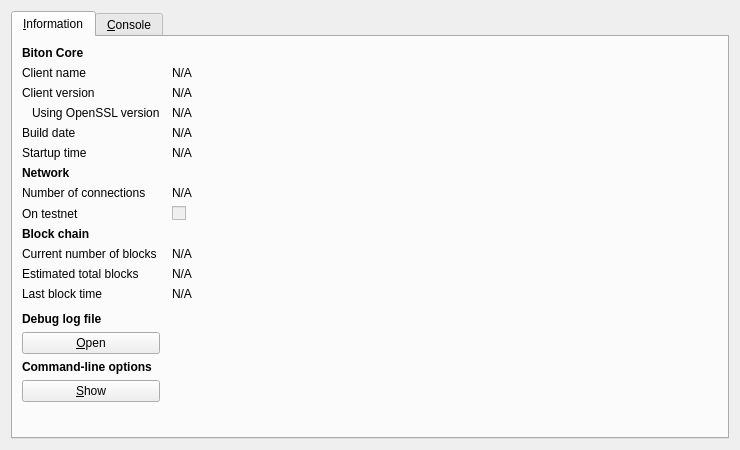
<?xml version="1.0" encoding="UTF-8"?>
<ui version="4.0">
 <class>RPCConsole</class>
 <widget class="QDialog" name="RPCConsole">
  <property name="geometry">
   <rect>
    <x>0</x>
    <y>0</y>
    <width>740</width>
    <height>450</height>
   </rect>
  </property>
  <property name="windowTitle">
   <string>Biton - Debug window</string>
  </property>
  <layout class="QVBoxLayout" name="verticalLayout_2">
   <item>
    <widget class="QTabWidget" name="tabWidget">
     <property name="currentIndex">
      <number>0</number>
     </property>
     <widget class="QWidget" name="tab_info">
      <attribute name="title">
       <string>&amp;Information</string>
      </attribute>
      <layout class="QGridLayout" name="gridLayout" columnstretch="0,1">
       <property name="horizontalSpacing">
        <number>12</number>
       </property>
       <item row="0" column="0">
        <widget class="QLabel" name="label_9">
         <property name="font">
          <font>
           <weight>75</weight>
           <bold>true</bold>
          </font>
         </property>
         <property name="text">
          <string>Biton Core</string>
         </property>
        </widget>
       </item>
       <item row="1" column="0">
        <widget class="QLabel" name="label_5">
         <property name="text">
          <string>Client name</string>
         </property>
        </widget>
       </item>
       <item row="1" column="1">
        <widget class="QLabel" name="clientName">
         <property name="cursor">
          <cursorShape>IBeamCursor</cursorShape>
         </property>
         <property name="text">
          <string>N/A</string>
         </property>
         <property name="textFormat">
          <enum>Qt::PlainText</enum>
         </property>
         <property name="textInteractionFlags">
          <set>Qt::LinksAccessibleByMouse|Qt::TextSelectableByKeyboard|Qt::TextSelectableByMouse</set>
         </property>
        </widget>
       </item>
       <item row="2" column="0">
        <widget class="QLabel" name="label_6">
         <property name="text">
          <string>Client version</string>
         </property>
        </widget>
       </item>
       <item row="2" column="1">
        <widget class="QLabel" name="clientVersion">
         <property name="cursor">
          <cursorShape>IBeamCursor</cursorShape>
         </property>
         <property name="text">
          <string>N/A</string>
         </property>
         <property name="textFormat">
          <enum>Qt::PlainText</enum>
         </property>
         <property name="textInteractionFlags">
          <set>Qt::LinksAccessibleByMouse|Qt::TextSelectableByKeyboard|Qt::TextSelectableByMouse</set>
         </property>
        </widget>
       </item>
       <item row="3" column="0">
        <widget class="QLabel" name="label_14">
         <property name="text">
          <string>Using OpenSSL version</string>
         </property>
         <property name="indent">
          <number>10</number>
         </property>
        </widget>
       </item>
       <item row="3" column="1">
        <widget class="QLabel" name="openSSLVersion">
         <property name="cursor">
          <cursorShape>IBeamCursor</cursorShape>
         </property>
         <property name="text">
          <string>N/A</string>
         </property>
         <property name="textFormat">
          <enum>Qt::PlainText</enum>
         </property>
         <property name="textInteractionFlags">
          <set>Qt::LinksAccessibleByMouse|Qt::TextSelectableByKeyboard|Qt::TextSelectableByMouse</set>
         </property>
        </widget>
       </item>
       <item row="4" column="0">
        <widget class="QLabel" name="label_12">
         <property name="text">
          <string>Build date</string>
         </property>
        </widget>
       </item>
       <item row="4" column="1">
        <widget class="QLabel" name="buildDate">
         <property name="cursor">
          <cursorShape>IBeamCursor</cursorShape>
         </property>
         <property name="text">
          <string>N/A</string>
         </property>
         <property name="textFormat">
          <enum>Qt::PlainText</enum>
         </property>
         <property name="textInteractionFlags">
          <set>Qt::LinksAccessibleByMouse|Qt::TextSelectableByKeyboard|Qt::TextSelectableByMouse</set>
         </property>
        </widget>
       </item>
       <item row="5" column="0">
        <widget class="QLabel" name="label_13">
         <property name="text">
          <string>Startup time</string>
         </property>
        </widget>
       </item>
       <item row="5" column="1">
        <widget class="QLabel" name="startupTime">
         <property name="cursor">
          <cursorShape>IBeamCursor</cursorShape>
         </property>
         <property name="text">
          <string>N/A</string>
         </property>
         <property name="textFormat">
          <enum>Qt::PlainText</enum>
         </property>
         <property name="textInteractionFlags">
          <set>Qt::LinksAccessibleByMouse|Qt::TextSelectableByKeyboard|Qt::TextSelectableByMouse</set>
         </property>
        </widget>
       </item>
       <item row="6" column="0">
        <widget class="QLabel" name="label_11">
         <property name="font">
          <font>
           <weight>75</weight>
           <bold>true</bold>
          </font>
         </property>
         <property name="text">
          <string>Network</string>
         </property>
        </widget>
       </item>
       <item row="7" column="0">
        <widget class="QLabel" name="label_7">
         <property name="text">
          <string>Number of connections</string>
         </property>
        </widget>
       </item>
       <item row="7" column="1">
        <widget class="QLabel" name="numberOfConnections">
         <property name="cursor">
          <cursorShape>IBeamCursor</cursorShape>
         </property>
         <property name="text">
          <string>N/A</string>
         </property>
         <property name="textFormat">
          <enum>Qt::PlainText</enum>
         </property>
         <property name="textInteractionFlags">
          <set>Qt::LinksAccessibleByMouse|Qt::TextSelectableByKeyboard|Qt::TextSelectableByMouse</set>
         </property>
        </widget>
       </item>
       <item row="8" column="0">
        <widget class="QLabel" name="label_8">
         <property name="text">
          <string>On testnet</string>
         </property>
        </widget>
       </item>
       <item row="8" column="1">
        <widget class="QCheckBox" name="isTestNet">
         <property name="enabled">
          <bool>false</bool>
         </property>
         <property name="text">
          <string/>
         </property>
        </widget>
       </item>
       <item row="9" column="0">
        <widget class="QLabel" name="label_10">
         <property name="font">
          <font>
           <weight>75</weight>
           <bold>true</bold>
          </font>
         </property>
         <property name="text">
          <string>Block chain</string>
         </property>
        </widget>
       </item>
       <item row="10" column="0">
        <widget class="QLabel" name="label_3">
         <property name="text">
          <string>Current number of blocks</string>
         </property>
        </widget>
       </item>
       <item row="10" column="1">
        <widget class="QLabel" name="numberOfBlocks">
         <property name="cursor">
          <cursorShape>IBeamCursor</cursorShape>
         </property>
         <property name="text">
          <string>N/A</string>
         </property>
         <property name="textFormat">
          <enum>Qt::PlainText</enum>
         </property>
         <property name="textInteractionFlags">
          <set>Qt::LinksAccessibleByMouse|Qt::TextSelectableByKeyboard|Qt::TextSelectableByMouse</set>
         </property>
        </widget>
       </item>
       <item row="11" column="0">
        <widget class="QLabel" name="label_4">
         <property name="text">
          <string>Estimated total blocks</string>
         </property>
        </widget>
       </item>
       <item row="11" column="1">
        <widget class="QLabel" name="totalBlocks">
         <property name="cursor">
          <cursorShape>IBeamCursor</cursorShape>
         </property>
         <property name="text">
          <string>N/A</string>
         </property>
         <property name="textFormat">
          <enum>Qt::PlainText</enum>
         </property>
         <property name="textInteractionFlags">
          <set>Qt::LinksAccessibleByMouse|Qt::TextSelectableByKeyboard|Qt::TextSelectableByMouse</set>
         </property>
        </widget>
       </item>
       <item row="12" column="0">
        <widget class="QLabel" name="label_2">
         <property name="text">
          <string>Last block time</string>
         </property>
        </widget>
       </item>
       <item row="12" column="1">
        <widget class="QLabel" name="lastBlockTime">
         <property name="cursor">
          <cursorShape>IBeamCursor</cursorShape>
         </property>
         <property name="text">
          <string>N/A</string>
         </property>
         <property name="textFormat">
          <enum>Qt::PlainText</enum>
         </property>
         <property name="textInteractionFlags">
          <set>Qt::LinksAccessibleByMouse|Qt::TextSelectableByKeyboard|Qt::TextSelectableByMouse</set>
         </property>
        </widget>
       </item>
       <item row="13" column="0">
        <spacer name="verticalSpacer_2">
         <property name="orientation">
          <enum>Qt::Vertical</enum>
         </property>
         <property name="sizeHint" stdset="0">
          <size>
           <width>20</width>
           <height>20</height>
          </size>
         </property>
        </spacer>
       </item>
       <item row="14" column="0">
        <widget class="QLabel" name="labelDebugLogfile">
         <property name="font">
          <font>
           <weight>75</weight>
           <bold>true</bold>
          </font>
         </property>
         <property name="text">
          <string>Debug log file</string>
         </property>
        </widget>
       </item>
       <item row="15" column="0">
        <widget class="QPushButton" name="openDebugLogfileButton">
         <property name="toolTip">
          <string>Open the Biton debug log file from the current data directory. This can take a few seconds for large log files.</string>
         </property>
         <property name="text">
          <string>&amp;Open</string>
         </property>
         <property name="autoDefault">
          <bool>false</bool>
         </property>
        </widget>
       </item>
       <item row="16" column="0">
        <widget class="QLabel" name="labelCLOptions">
         <property name="font">
          <font>
           <weight>75</weight>
           <bold>true</bold>
          </font>
         </property>
         <property name="text">
          <string>Command-line options</string>
         </property>
        </widget>
       </item>
       <item row="17" column="0">
        <widget class="QPushButton" name="showCLOptionsButton">
         <property name="toolTip">
          <string>Show the Biton-Qt help message to get a list with possible Biton command-line options.</string>
         </property>
         <property name="text">
          <string>&amp;Show</string>
         </property>
         <property name="autoDefault">
          <bool>false</bool>
         </property>
        </widget>
       </item>
       <item row="18" column="0">
        <spacer name="verticalSpacer">
         <property name="orientation">
          <enum>Qt::Vertical</enum>
         </property>
         <property name="sizeHint" stdset="0">
          <size>
           <width>20</width>
           <height>40</height>
          </size>
         </property>
        </spacer>
       </item>
      </layout>
     </widget>
     <widget class="QWidget" name="tab_console">
      <attribute name="title">
       <string>&amp;Console</string>
      </attribute>
      <layout class="QVBoxLayout" name="verticalLayout_3">
       <property name="spacing">
        <number>3</number>
       </property>
       <item>
        <widget class="QTextEdit" name="messagesWidget">
         <property name="minimumSize">
          <size>
           <width>0</width>
           <height>100</height>
          </size>
         </property>
         <property name="readOnly">
          <bool>true</bool>
         </property>
         <property name="tabKeyNavigation" stdset="0">
          <bool>false</bool>
         </property>
         <property name="columnCount" stdset="0">
          <number>2</number>
         </property>
        </widget>
       </item>
       <item>
        <layout class="QHBoxLayout" name="horizontalLayout">
         <property name="spacing">
          <number>3</number>
         </property>
         <item>
          <widget class="QLabel" name="label">
           <property name="text">
            <string notr="true">&gt;</string>
           </property>
          </widget>
         </item>
         <item>
          <widget class="QLineEdit" name="lineEdit"/>
         </item>
         <item>
          <widget class="QPushButton" name="clearButton">
           <property name="maximumSize">
            <size>
             <width>24</width>
             <height>24</height>
            </size>
           </property>
           <property name="toolTip">
            <string>Clear console</string>
           </property>
           <property name="text">
            <string/>
           </property>
           <property name="icon">
            <iconset resource="../biton.qrc">
             <normaloff>:/icons/remove</normaloff>:/icons/remove</iconset>
           </property>
           <property name="shortcut">
            <string notr="true">Ctrl+L</string>
           </property>
           <property name="autoDefault">
            <bool>false</bool>
           </property>
          </widget>
         </item>
        </layout>
       </item>
      </layout>
     </widget>
    </widget>
   </item>
  </layout>
 </widget>
 <resources>
  <include location="../biton.qrc"/>
 </resources>
 <connections/>
</ui>
